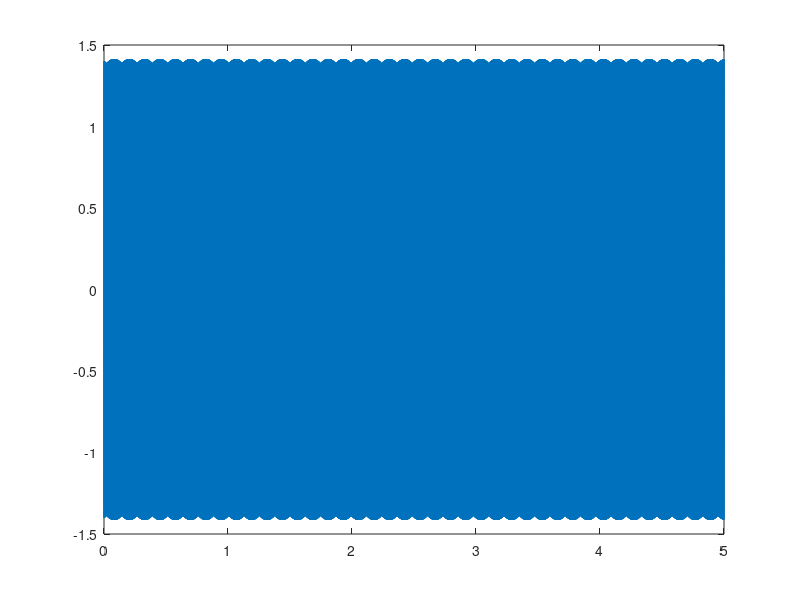
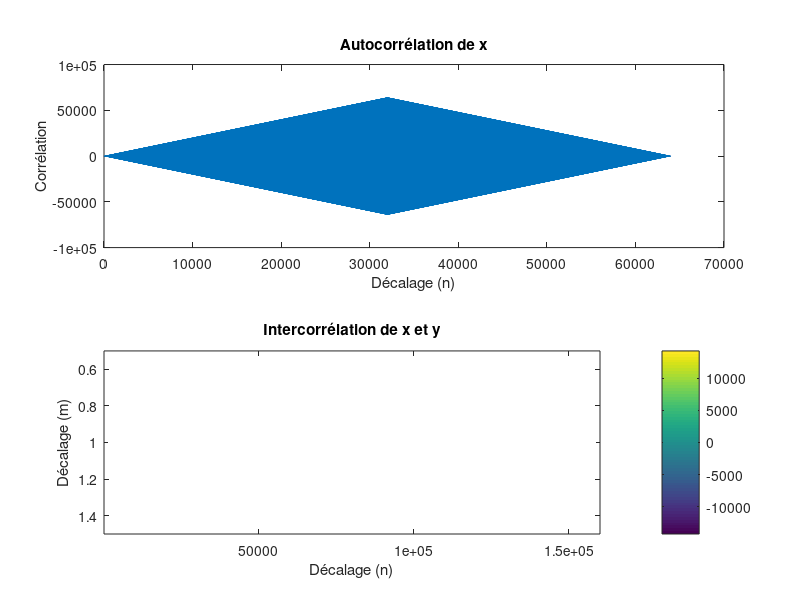

These charts were generated, in order, by the following MATLAB code: (Note: this script raises an error after producing the figures.)
%G3E_Champagne_Mathis.m 
%Fichier matlab contenant les réponses aux questions A à F de la section 2.6 du livrable
%APP signal (2022)
%Mathis Champagne

clear variables;
clc;
close all;


%A
% Définition des paramètres du signal
f0 = 1e3;           % fréquence en Hz
A = 2;              % amplitude en V
Fe = 16e3;          % fréquence d'échantillonnage en Hz
Te = 1 / Fe;        % période d'échantillonnage en s
D = 2;              % durée en s

% Calcul du nombre d'échantillons N
N = D * Fe;

% Génération du signal x(nTe)
n = 0:N-1;
x = A * sin(2*pi*f0*n*Te);

% Affichage des 5 premières périodes du signal
T0 = 1 / f0;
n_periods = 5;
n_samples_per_period = T0 / Te;
n_samples_to_display = n_periods * n_samples_per_period;

figure;
plot(n(1:n_samples_to_display), x(1:n_samples_to_display));
title('Signal sinusoïdal discret');
xlabel('Temps (s)');
ylabel('Amplitude (V)');



%B
V_moyenne = mean(x); %valeur moyenne
Px = x.*x;   %puissance instantannée
M_Px = mean(Px); %puissance moyenne
Veff  = sqrt(M_Px); %valeur efficace

disp('Signal x')
Msge = ['X1 : Vmoy= ',num2str(V_moyenne), 'V   Pmoy= ',num2str(M_Px), 'W  Veff= ',num2str(Veff), 'V'];
disp(Msge)



%C
%1.
x3 = abs(x);
plot(n(1:n_samples_to_display), x3(1:n_samples_to_display))
V_moyenne = mean(x3); %valeur moyenne
Px = x3.*x3;   %puissance instantannée
M_Px = mean(Px); %puissance moyenne
Veff  = sqrt(M_Px); %valeur efficace

disp('Signal x3')
Msge = ['X1 : Vmoy= ',num2str(V_moyenne), 'V   Pmoy= ',num2str(M_Px), 'W  Veff= ',num2str(Veff), 'V'];
disp(Msge)

%2.
%temps d'échantillonnage
Fs = 1000; % Hz
%durée du signal
T = 5; % secondes
% période du signal
T0 = 1; % secondes
%vecteur temps
t = 0:1/Fs:T-1/Fs;
% Initialiser le signal à 0
x4 = zeros(size(t));
% Calcul du signal à partir des conditions de l'énoncé 
for n = 1:length(t)
    if mod(t(n), T0) <= T0/2
        x4(n) = 2;
    else
        x4(n) = 0.5;
    end
end
V_moyenne = mean(x4); %valeur moyenne
Px = x4.*x4;   %puissance instantannée
M_Px = mean(Px); %puissance moyenne
Veff  = sqrt(M_Px); %valeur efficace

disp('Signal x4')
Msge = ['X1 : Vmoy= ',num2str(V_moyenne), 'V   Pmoy= ',num2str(M_Px), 'W  Veff= ',num2str(Veff), 'V'];
disp(Msge)

%D
NBP = round(T0/Te);
NBP5=NBP*5; % nombre de point sur 5 période du signal
t5p=(1:NBP5)*Te;

B = 1.414;  %B = √(2×10^((𝑃−30)/10)), avec P = 32 DBM, on trouve: B=1.414.

S = pi/3; 
 
y = B * sin((2 * 3.14 * 1 * 10^3 * t5p) + S);
plot(t5p,y);


%E

Rxx = xcorr(x);
Rxy = xcorr(x, y);
figure;
subplot(2,1,1);
plot(Rxx);
title('Autocorrélation de x');
xlabel('Décalage (n)');
ylabel('Corrélation');
subplot(2,1,2);
imagesc(Rxy);
title('Intercorrélation de x et y');
xlabel('Décalage (n)');
ylabel('Décalage (m)');
colorbar;

%F

%% Variables et calculs

% Charger le signal
[x, Fs] = audioread('MarteauPiqueur01.mp3');
%[x, Fs] = audioread('Jardin01.mp3');
%[x, Fs] = audioread('Jardin02.mp3');
%[x, Fs] = audioread('Ville01.mp3');
nbr = length(x);

Te = 1/Fs;

t = (0:nbr-1)*Te;

% Durée de la demi fenêtre d'estimation de la puissance
dFen = 0.02; % demi fenetre de 20 millisecondes

% Convertion de dFen en nombre d'échantillons K
K = round(dFen * Fs);

% Initialisation de la matrice de puissance
powerMatrix = zeros(length(x), 1);
powerMatrixDbm = zeros(length(x), 1);

% Calculer la puissance du signal
for n = K+1:nbr-K
    % Appliquer la formule de la puissance (en W)
    power = (1 / (2*K+1)) * sum(x(n-K:n+K).^2);

    % Convertir la puissance en dBm
    power_dBm = 10*log10(power) + 30;
    
    % Ajouter la puissance à la matrice de puissance (en W)
    powerMatrix(n) = power;
    powerMatrixDbm(n) = power_dBm;
end

%% Affichage des graphiques

figure(1);

subplot(3, 1, 1);
% Plot du signal original
plot(t, x);
xlabel('Temps (s)');
ylabel('Amplitude');
title('Signal original du marteau piqueur');

subplot(3, 1, 2);
%plot de la puissance (Watt)
plot(t, powerMatrix);
xlabel('Temps (s)');
ylabel('Puissance (Watt)');
title('Puissance du signal');

subplot(3, 1, 3);
%plot de la puissance (DBM)
plot(t, powerMatrixDbm);
xlabel('Temps (s)');
ylabel('Puissance (dBm)');
title('Puissance du signal');
